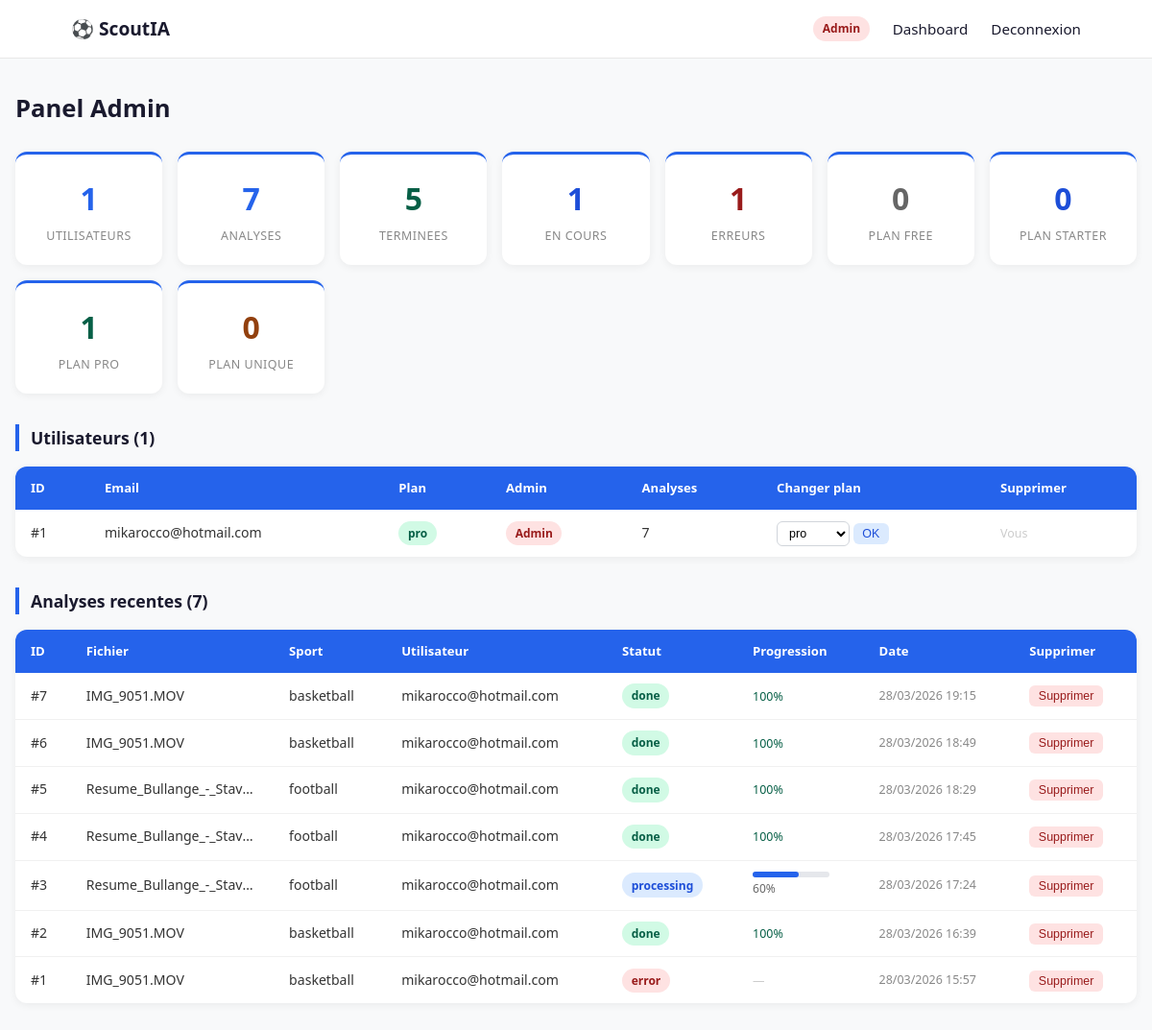
The page /admin (signed in) on the database its author committed.
### app.py (models this page shows, shortened)
class User(UserMixin, db.Model):
    id              = db.Column(db.Integer,      primary_key=True)
    email           = db.Column(db.String(150),  unique=True, nullable=False)
    password        = db.Column(db.String(200),  nullable=False)
    plan            = db.Column(db.String(50),   default="free")
    is_admin        = db.Column(db.Boolean,     default=False)
    stripe_customer = db.Column(db.String(100))
    stripe_sub      = db.Column(db.String(100))
    def analyses_count(self):
        return Analysis.query.filter_by(user_id=self.id).count()

class Analysis(db.Model):
    id           = db.Column(db.Integer,      primary_key=True)
    user_id      = db.Column(db.Integer,      nullable=False)
    filename     = db.Column(db.String(200))
    sport        = db.Column(db.String(50),   default="football")
    status       = db.Column(db.String(20),   default="pending")
    progress     = db.Column(db.Integer,      default=0)
    progress_msg = db.Column(db.String(200),  default="En attente...")
    result_json  = db.Column(db.Text)
    output_dir   = db.Column(db.String(300))
    created_at   = db.Column(db.DateTime,     default=datetime.utcnow)

### app.py (the view)
@app.route("/admin")
@login_required
@admin_required
def admin():
    users    = User.query.order_by(User.id.desc()).all()
    analyses = Analysis.query.order_by(Analysis.created_at.desc()).all()
    stats = {
        "total_users":    User.query.count(),
        "total_analyses": Analysis.query.count(),
        "done":           Analysis.query.filter_by(status="done").count(),
        "processing":     Analysis.query.filter_by(status="processing").count(),
        "errors":         Analysis.query.filter_by(status="error").count(),
        "plan_free":      User.query.filter_by(plan="free").count(),
        "plan_starter":   User.query.filter_by(plan="starter").count(),
        "plan_pro":       User.query.filter_by(plan="pro").count(),
        "plan_unique":    User.query.filter_by(plan="unique").count(),
    }
    return render_template("admin.html", users=users, analyses=analyses, stats=stats)

### app.py (called while the page is built)
@login_manager.user_loader
def load_user(user_id):
    return db.session.get(User, int(user_id))

def admin_required(f):
    from functools import wraps
    @wraps(f)
    def decorated(*args, **kwargs):
        if not current_user.is_authenticated or not current_user.is_admin:
            return redirect(url_for("index"))
        return f(*args, **kwargs)
    return decorated

### templates/admin.html (shortened to what this page needs)
<!DOCTYPE html>
<html lang="fr">
<head>
<link rel="stylesheet" href="{{ url_for('static', filename='style.css') }}">
</head>
<body>
<nav>
    <div class="nav-inner">
        <a href="/" class="logo">⚽ ScoutIA</a>
        <div class="nav-links">
            <span class="badge badge-admin">Admin</span>
            <a href="/dashboard">Dashboard</a>
            <a href="/logout">Deconnexion</a>
        </div>
    </div>
</nav>
<div class="admin-wrapper">
    <div class="admin-title">Panel Admin</div>
    <div class="kpi-grid">
        <div class="kpi-card">
            <div class="kpi-value">{{ stats.total_users }}</div>
            <div class="kpi-label">Utilisateurs</div>
        </div>
        <div class="kpi-card">
            <div class="kpi-value">{{ stats.total_analyses }}</div>
            <div class="kpi-label">Analyses</div>
        </div>
        <div class="kpi-card">
            <div class="kpi-value" style="color:#065f46">{{ stats.done }}</div>
            <div class="kpi-label">Terminees</div>
        </div>
        <div class="kpi-card">
            <div class="kpi-value" style="color:#1d4ed8">{{ stats.processing }}</div>
            <div class="kpi-label">En cours</div>
        </div>
        <div class="kpi-card">
            <div class="kpi-value" style="color:#991b1b">{{ stats.errors }}</div>
            <div class="kpi-label">Erreurs</div>
        </div>
        <div class="kpi-card">
            <div class="kpi-value" style="color:#666">{{ stats.plan_free }}</div>
            <div class="kpi-label">Plan Free</div>
        </div>
        <div class="kpi-card">
            <div class="kpi-value" style="color:#1d4ed8">{{ stats.plan_starter }}</div>
            <div class="kpi-label">Plan Starter</div>
        </div>
        <div class="kpi-card">
            <div class="kpi-value" style="color:#065f46">{{ stats.plan_pro }}</div>
            <div class="kpi-label">Plan Pro</div>
        </div>
        <div class="kpi-card">
            <div class="kpi-value" style="color:#92400e">{{ stats.plan_unique }}</div>
            <div class="kpi-label">Plan Unique</div>
        </div>
    </div>
    <div class="section-title">Utilisateurs ({{ stats.total_users }})</div>
    <table class="admin-table">
        <thead>
            <tr>
                <th>ID</th>
                <th>Email</th>
                <th>Plan</th>
                <th>Admin</th>
                <th>Analyses</th>
                <th>Changer plan</th>
                <th>Supprimer</th>
            </tr>
        </thead>
        <tbody>
        {% for u in users %}
            <tr>
                <td>#{{ u.id }}</td>
                <td>{{ u.email }}</td>
                <td>
                    <span class="badge badge-{{ u.plan }}">{{ u.plan }}</span>
                </td>
                <td>
                    {% if u.is_admin %}
                        <span class="badge badge-admin">Admin</span>
                    {% else %}
                        —
                    {% endif %}
                </td>
                <td>{{ u.analyses_count() }}</td>
                <td>
                    <form class="action-form" action="/admin/user/{{ u.id }}/plan" method="POST">
                        <select class="plan-select" name="plan">
                            {% for plan_name in ["free", "starter", "pro", "unique"] %}
                                <option value="{{ plan_name }}"
                                    {% if u.plan == plan_name %}selected{% endif %}>
                                    {{ plan_name }}
                                </option>
                            {% endfor %}
                        </select>
                        <button type="submit" class="btn-xs btn-save">OK</button>
                    </form>
                </td>
                <td>
                    {% if u.id != current_user.id %}
                    <form class="action-form" action="/admin/user/{{ u.id }}/delete" method="POST"
                          onsubmit="return confirm('Supprimer {{ u.email }} ?')">
                        <button type="submit" class="btn-xs btn-danger">Supprimer</button>
                    </form>
                    {% else %}
                        <span style="color:#ccc;font-size:.78rem">Vous</span>
                    {% endif %}
                </td>
            </tr>
        {% endfor %}
        </tbody>
    </table>
    <div class="section-title">Analyses recentes ({{ stats.total_analyses }})</div>
    <table class="admin-table">
        <thead>
            <tr>
                <th>ID</th>
                <th>Fichier</th>
                <th>Sport</th>
                <th>Utilisateur</th>
                <th>Statut</th>
                <th>Progression</th>
                <th>Date</th>
                <th>Supprimer</th>
            </tr>
        </thead>
        <tbody>
        {% for a in analyses %}
            <tr>
                <td>#{{ a.id }}</td>
                <td style="max-width:180px;overflow:hidden;text-overflow:ellipsis;white-space:nowrap">
                    {{ a.filename }}
                </td>
                <td>{{ a.sport }}</td>
                <td>
                    {% set u = users | selectattr("id", "equalto", a.user_id) | first %}
                    {% if u %}{{ u.email }}{% else %}—{% endif %}
                </td>
                <td>
                    <span class="badge badge-{{ a.status }}">{{ a.status }}</span>
                </td>
                <td>
                    {% if a.status == "processing" %}
                        <div style="background:#e5e7eb;border-radius:4px;height:6px;width:80px">
                            <div style="background:#2563eb;height:6px;border-radius:4px;width:{{ a.progress }}%"></div>
                        </div>
                        <span style="font-size:.75rem;color:#666">{{ a.progress }}%</span>
                    {% elif a.status == "done" %}
                        <span style="color:#065f46;font-size:.78rem">100%</span>
                    {% else %}
                        <span style="color:#ccc;font-size:.78rem">—</span>
                    {% endif %}
                </td>
                <td style="font-size:.78rem;color:#888">
                    {{ a.created_at.strftime('%d/%m/%Y %H:%M') }}
                </td>
                <td>
                    <form class="action-form" action="/admin/analysis/{{ a.id }}/delete" method="POST"
                          onsubmit="return confirm('Supprimer analyse #{{ a.id }} ?')">
                        <button type="submit" class="btn-xs btn-danger">Supprimer</button>
                    </form>
                </td>
            </tr>
        {% endfor %}
        </tbody>
    </table>
</div>
</body>
</html>

### static/style.css (style rules this page uses)
*, *::before, *::after { box-sizing: border-box; margin: 0; padding: 0; }
body { font-family: system-ui, sans-serif; background: #f8f9fa; color: #1a1a2e; line-height: 1.6; }
a { color: inherit; text-decoration: none; }
nav { background: #fff; border-bottom: 1px solid #e8e8e8; position: sticky; top: 0; z-index: 100; }
.nav-inner { max-width: 1100px; margin: 0 auto; padding: 0 1.5rem; height: 60px; display: flex; align-items: center; justify-content: space-between; }
.logo { font-size: 1.2rem; font-weight: 700; color: #1a1a2e; }
.nav-links { display: flex; align-items: center; gap: 1.5rem; font-size: 0.95rem; }

### templates/admin.html (style rules this page uses)
.admin-wrapper { max-width: 1200px; margin: 2rem auto; padding: 0 1rem; }
.admin-title { font-size: 1.6rem; font-weight: 700; color: #1a1a2e; margin-bottom: 1.5rem; }
.kpi-grid { display: grid; grid-template-columns: repeat(auto-fit, minmax(140px, 1fr)); gap: 1rem; margin-bottom: 2rem; }
.kpi-card { background: #fff; border-radius: 12px; padding: 1.25rem; text-align: center; box-shadow: 0 2px 8px rgba(0,0,0,.06); border-top: 3px solid #2563eb; }
.kpi-value { font-size: 2rem; font-weight: 700; color: #2563eb; }
.kpi-label { font-size: 0.78rem; color: #888; text-transform: uppercase; letter-spacing: .5px; margin-top: .25rem; }
.section-title { font-size: 1.1rem; font-weight: 600; color: #1a1a2e; margin: 2rem 0 1rem; border-left: 4px solid #2563eb; padding-left: .75rem; }
.admin-table { width: 100%; border-collapse: collapse; background: #fff; border-radius: 12px; overflow: hidden; box-shadow: 0 2px 8px rgba(0,0,0,.06); }
.admin-table th { background: #2563eb; color: #fff; padding: .75rem 1rem; text-align: left; font-size: .82rem; font-weight: 600; }
.admin-table td { padding: .7rem 1rem; border-bottom: 1px solid #f0f0f0; font-size: .88rem; color: #333; vertical-align: middle; }
.admin-table tr:last-child td { border-bottom: none; }
.badge { display: inline-block; padding: .2rem .6rem; border-radius: 20px; font-size: .75rem; font-weight: 600; }
.badge-pro { background: #d1fae5; color: #065f46; }
.badge-admin { background: #fee2e2; color: #991b1b; }
.badge-done { background: #d1fae5; color: #065f46; }
.badge-processing { background: #dbeafe; color: #1d4ed8; }
.badge-error { background: #fee2e2; color: #991b1b; }
.action-form { display: inline; }
.btn-xs { padding: .25rem .6rem; font-size: .78rem; border-radius: 6px; border: none; cursor: pointer; font-weight: 500; }
.btn-danger { background: #fee2e2; color: #991b1b; }
.plan-select { padding: .25rem .5rem; border-radius: 6px; border: 1.5px solid #d1d5db; font-size: .78rem; background: #fff; cursor: pointer; }
.btn-save { background: #dbeafe; color: #1d4ed8; }

### rows shown on the page
User: id "1", email "mikarocco@hotmail.com", plan "pro", is_admin "Admin", analyses_count "7", shows "Vous"
Analysis: id "7", filename "IMG_9051.MOV", sport "basketball", status "done", shows "100%", created_at "28/03/2026 19:15"
Analysis: id "6", filename "IMG_9051.MOV", sport "basketball", status "done", shows "100%", created_at "28/03/2026 18:49"
Analysis: id "5", filename "Resume_Bullange_-_Stav…", sport "football", status "done", shows "100%", created_at "28/03/2026 18:29"
Analysis: id "4", filename "Resume_Bullange_-_Stav…", sport "football", status "done", shows "100%", created_at "28/03/2026 17:45"
Analysis: id "3", filename "Resume_Bullange_-_Stav…", sport "football", status "processing", progress "60", created_at "28/03/2026 17:24"
Analysis: id "2", filename "IMG_9051.MOV", sport "basketball", status "done", shows "100%", created_at "28/03/2026 16:39"
Analysis: id "1", filename "IMG_9051.MOV", sport "basketball", status "error", created_at "28/03/2026 15:57"

### other values the page prints
{{ stats.total_users }} "1"
{{ stats.total_analyses }} "7"
{{ stats.done }} "5"
{{ stats.processing }} "1"
{{ stats.errors }} "1"
{{ stats.plan_free }} "0"
{{ stats.plan_starter }} "0"
{{ stats.plan_pro }} "1"
{{ stats.plan_unique }} "0"
